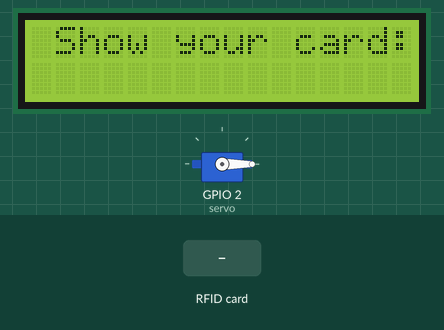
Simulated run of this sketch. Board: ESP8266 (NodeMCU). Parts: 16×2 character LCD, servo. The test bench sets the inputs (shaded band). WiFi joins after 1.5 s; servers stay silent unless stated; uploads are accepted with an empty reply; what the sketch prints to the serial monitor is not drawn.

Above: at 5.3 s.
5.4 s: RFID card 5E 7A 19 C4 held to the reader
At 6.1 s:
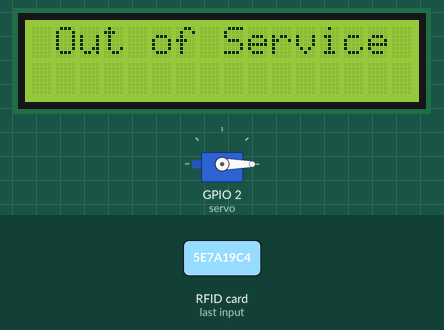
Timing chart, 0 to 8.4 s (numbered marks = the images above; inputs shaded):
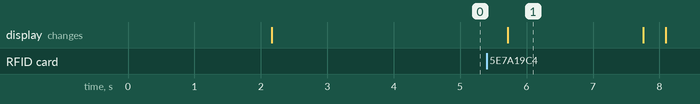

Measured:
- after the input at 5.4 s, the display: changes after 0.32 s (image 1)
- what the display in image 1 shows lasts 2.1 s, from 5.7 s to 7.8 s

The sketch:

Parking_Access.ino
```cpp
#define SS_PIN 0  //D3
#define RST_PIN 16 //D0
#include <SPI.h>
#include <MFRC522.h>
#include <Servo.h>
#include <LiquidCrystal_I2C.h>
#include <ESP8266WiFi.h>
#include <ESP8266HTTPClient.h>


MFRC522 mfrc522(SS_PIN, RST_PIN);   // Create MFRC522 instance/object.
Servo servo;
LiquidCrystal_I2C lcd(0x3F, 16, 2);


int variable = 0;

const char* ssid = "Redmi Note 10";
const char* password = "helloworld";

String serverName = "http://192.168.108.208:5000/entry";


void setup()
{
//  WiFiServer server(80);
  Serial.begin(115200);   // Initiate a serial communication

  WiFi.begin(ssid, password);

  while (WiFi.status() != WL_CONNECTED) {

    delay(1000);
    Serial.println("Out of Service..");
    Serial.println("Connecting..");
  }

  Serial.println("Connected!");

  SPI.begin();      // Initiate  SPI bus
  mfrc522.PCD_Init();   // Initiate MFRC522
  lcd.init();
  lcd.backlight();
  lcd.setCursor(0, 0);
  lcd.println("                ");
  lcd.setCursor(0 , 1);
  lcd.println("                ");
  lcd.setCursor(1, 0);
  lcd.print("Show your card:");
  servo.attach(2); //D4
  servo.write(0);
  delay(2000);

}
void loop()
{

  lcd.setCursor(0, 0);
  lcd.println("                ");
  lcd.setCursor(0 , 1);
  lcd.println("                ");
  lcd.setCursor(1, 0);
  lcd.print("Show your card:");

  // Look for new cards
  if ( ! mfrc522.PICC_IsNewCardPresent())
  {
    return;
  }
  // Select one of the cards
  if ( ! mfrc522.PICC_ReadCardSerial())
  {
    return;
  }
  //Show UID on serial monitor
  Serial.print(" UID tag :");
  String content = "";
  byte letter;
  for (byte i = 0; i < mfrc522.uid.size; i++)
  {
    Serial.print(mfrc522.uid.uidByte[i] < 0x10 ? " 0" : " ");
    Serial.print(mfrc522.uid.uidByte[i], HEX);
    content.concat(String(mfrc522.uid.uidByte[i] < 0x10 ? " 0" : " "));
    content.concat(String(mfrc522.uid.uidByte[i], HEX));
  }
  content.toUpperCase();
  Serial.println();


//
  WiFiClient client;

  HTTPClient http;

  http.begin(client, serverName);
  http.addHeader("Content-Type", "application/json");
  int httpCode = http.POST("{\"rfid\":\""+content.substring(1)+"\"}");

  String payload = http.getString();

//  Serial.println(httpCode);

  http.end();
  Serial.println(payload);
  lcd.setCursor(0, 0);
  lcd.println("                ");
  lcd.setCursor(0 , 1);
  lcd.println("                ");
  if (payload != "Tag Not Found" && payload != "Tag Suspended" && payload != "Tag Already Used" && payload != "We are Full"  && payload != NULL )
  {
    lcd.setCursor(1, 0);
    lcd.println(" Access Authorized ");
    delay(1000);
    lcd.setCursor(0, 0);
    lcd.println("                ");
    lcd.setCursor(0 , 1);
    lcd.println("                ");
    lcd.setCursor(1, 0);
    lcd.println("Welcome");
    lcd.setCursor(0 , 1);
    lcd.println("Mr " + payload);
    servo.write(190);
    delay(5000);
    servo.write(10);
    lcd.setCursor(0, 0);
    lcd.println("                ");
    lcd.setCursor(0 , 1);
    lcd.println("                ");
  }

  else if (payload == NULL)
  {
    lcd.setCursor(1, 0);
    lcd.println("Out of Service");
    delay(2000);
    lcd.setCursor(0, 0);
    lcd.println("                ");
    lcd.setCursor(0 , 1);
    lcd.println("                ");
  }

  else   {
    lcd.setCursor(0, 0);
    lcd.println("                ");
    lcd.setCursor(0 , 1);
    lcd.println("                ");
    lcd.setCursor(1, 0);
    lcd.println(" Access Denied ");
    lcd.setCursor(0 , 1);
    lcd.println(payload);
    Serial.println( payload );
    delay(3500);
    lcd.setCursor(0, 0);
    lcd.println("                ");
    lcd.setCursor(0 , 1);
    lcd.println("                ");
    delay(3000);
  }
}
```
